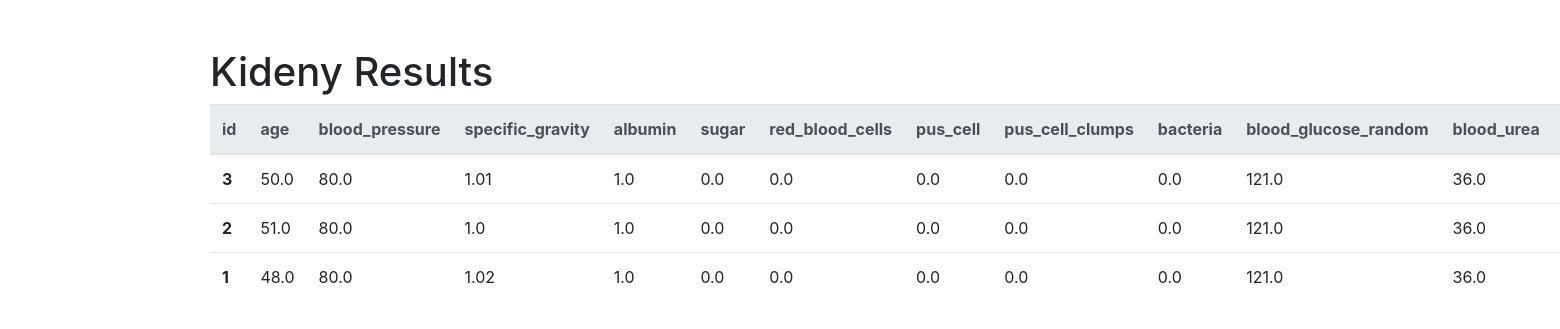
Screenshot of /predict_kdn/results_kdn/ with the database file from the repository.
### kdnDiease/models.py (models this page shows, shortened)
class KdnPredResults(models.Model):
    age = models.FloatField()
    blood_pressure = models.FloatField()
    specific_gravity = models.FloatField()
    albumin = models.FloatField()
    sugar = models.FloatField()
    red_blood_cells = models.FloatField()
    pus_cell = models.FloatField()
    pus_cell_clumps = models.FloatField()
    bacteria = models.FloatField()
    blood_glucose_random = models.FloatField()
    blood_urea = models.FloatField()
    serum_creatinine = models.FloatField()
    sodium = models.FloatField()
    hemoglobin = models.FloatField()
    packed_cell_volume = models.FloatField()
    white_blood_cell_count = models.FloatField()
    red_blood_cell_count = models.FloatField()
    hypertension = models.FloatField()
    diabetes_mellitus = models.FloatField()
    coronary_artery_disease = models.FloatField()
    appetite = models.FloatField()
    pedal_edema = models.FloatField()
    anemia = models.FloatField()
    PredictRes = models.CharField(max_length=30)
    Accuracy = models.FloatField()

### kdnDiease/views.py (the view)
# urls.py: path('predict_kdn/results_kdn/', views.view_kdn),
def view_kdn(request):
    data = {"dataset": KdnPredResults.objects.all().order_by("-id")}
    return render(request, "dbview/dbkdn.html", data)

### templates/dbview/dbkdn.html (shortened to what this page needs)
<!DOCTYPE html>
<html lang="en">
<head>
    <link rel="stylesheet" href="https://stackpath.bootstrapcdn.com/bootstrap/4.1.3/css/bootstrap.min.css">
</head>
<body>
    <div class="container pt-5">
        <div class="row">
            <h1>Kideny Results</h1>
            <table class="table table-hover">
                <thead class="thead-light">
                    <tr>
                        <th scope="col">id</th>
                        <th scope="col">age</th>
                        <th scope="col">blood_pressure</th>
                        <th scope="col">specific_gravity</th>
                        <th scope="col">albumin</th>
                        <th scope="col">sugar</th>
                        <th scope="col">red_blood_cells</th>
                        <th scope="col">pus_cell</th>
                        <th scope="col">pus_cell_clumps</th>
                        <th scope="col">bacteria</th>
                        <th scope="col">blood_glucose_random</th>
                        <th scope="col">blood_urea</th>
                        <th scope="col">serum_creatinine</th>
                    </tr>
                </thead>
                <tbody>
                    {% for data in dataset %}
                    <tr>
                        <th scope="row">{{ data.id }}</th>
                        <td>{{ data.age }}</td>
                        <td>{{ data.blood_pressure }}</td>
                        <td>{{ data.specific_gravity }}</td>
                        <td>{{ data.albumin }}</td>
                        <td>{{ data.sugar }}</td>
                        <td>{{ data.red_blood_cells }}</td>
                        <td>{{ data.pus_cell }}</td>
                        <td>{{ data.pus_cell_clumps }}</td>
                        <td>{{ data.bacteria }}</td>
                        <td>{{ data.blood_glucose_random }}</td>
                        <td>{{ data.blood_urea }}</td>
                        <td>{{ data.serum_creatinine }}</td>
                    </tr>
                    {% endfor %}
                </tbody>
            </table>
        </div>
    </div>
</body>
</html>

### rows the page displays
KdnPredResults: id "3", age "50.0", blood_pressure "80.0", specific_gravity "1.01", albumin "1.0", sugar "0.0", red_blood_cells "0.0", pus_cell "0.0", pus_cell_clumps "0.0", bacteria "0.0", blood_glucose_random "121.0", blood_urea "36.0"
KdnPredResults: id "2", age "51.0", blood_pressure "80.0", specific_gravity "1.0", albumin "1.0", sugar "0.0", red_blood_cells "0.0", pus_cell "0.0", pus_cell_clumps "0.0", bacteria "0.0", blood_glucose_random "121.0", blood_urea "36.0"
KdnPredResults: id "1", age "48.0", blood_pressure "80.0", specific_gravity "1.02", albumin "1.0", sugar "0.0", red_blood_cells "0.0", pus_cell "0.0", pus_cell_clumps "0.0", bacteria "0.0", blood_glucose_random "121.0", blood_urea "36.0"
